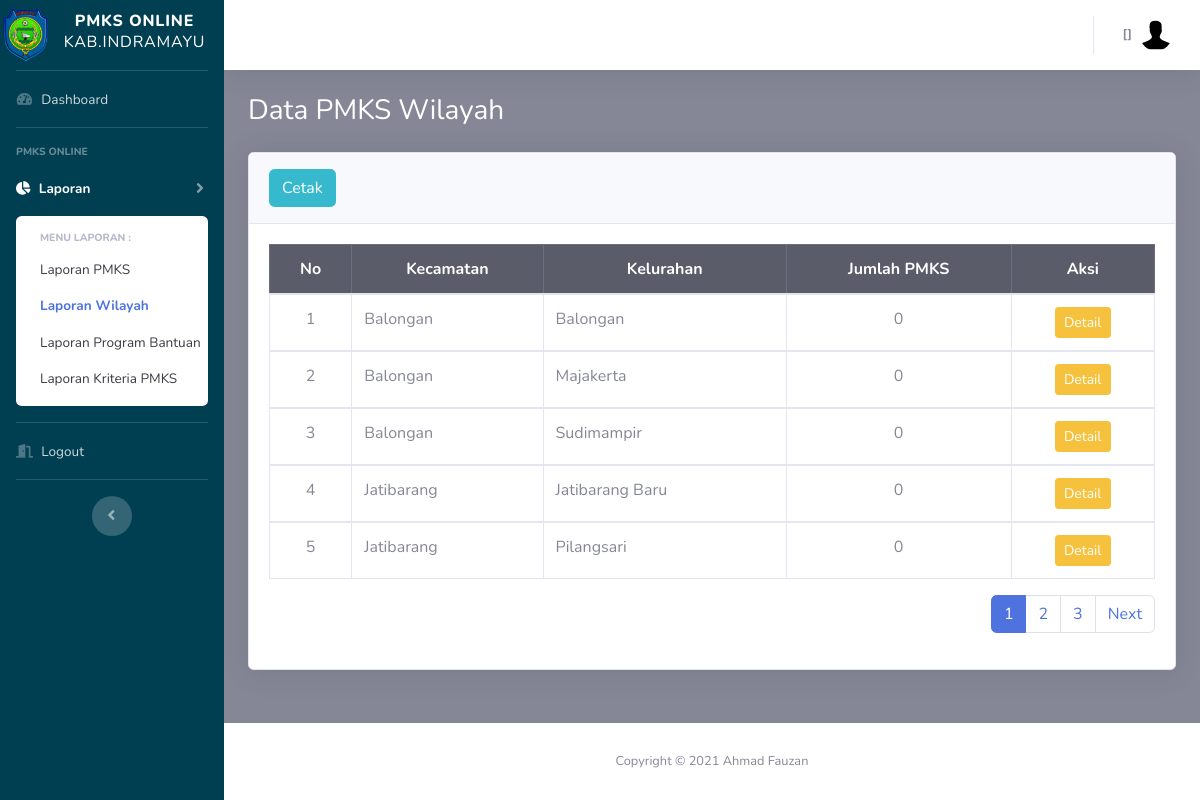
The page /pimpinan/laporan_wil.php on the database its author committed.
### tables this page shows
CREATE TABLE `desa` (
  `id_desa` int(10) NOT NULL,
  `nm_desa` varchar(25) NOT NULL,
  `id_kec` int(11) NOT NULL,
  `is_delete` int(11) NOT NULL,
  `row_edit` int(11) NOT NULL,
  `creator` int(11) NOT NULL,
  `time_input` datetime NOT NULL DEFAULT current_timestamp()
);

CREATE TABLE `kecamatan` (
  `id_kec` int(11) NOT NULL,
  `nm_kec` varchar(20) NOT NULL,
  `is_delete` int(11) NOT NULL,
  `row_edit` int(11) NOT NULL,
  `creator` int(11) NOT NULL,
  `time_input` datetime NOT NULL DEFAULT current_timestamp()
);

### config.php (called while the page is built, shortened)
<?php
	$database = 'pmks';
?>

### functions.php (called while the page is built, shortened)
<?php
function query($query)
{
	include('config.php');
	$result = mysqli_query($koneksi, $query);
	$rows = [];
	while ($row = mysqli_fetch_assoc($result)) {
		$rows[] = $row;
	}
	return $rows;
}

### pimpinan/laporan_wil.php (the view, shortened to what this page needs)
<?php
  include('templetes/sidebar.php');
  include('templetes/topbar.php');
  require_once "../functions.php";
  $jml_DataHalaman = 5;
  $jml_responden = count(query("SELECT a.*,b.id_kec,b.nm_kec,b.is_delete FROM desa a
               INNER JOIN kecamatan b USING (id_kec) WHERE a.is_delete=1 AND b.is_delete=1
               AND a.nm_desa!='Tidak Ada' AND b.nm_kec!='Tidak Ada'
               ORDER BY b.nm_kec ASC"));
  $jml_Halaman = ceil($jml_responden / $jml_DataHalaman);
  $pageAktif = (isset($_GET["page"]) ) ? $_GET["page"] : 1;
  $awaldata = ( $jml_DataHalaman * $pageAktif ) - $jml_DataHalaman;
  $desa=query("SELECT a.*,b.id_kec,b.nm_kec,b.is_delete FROM desa a
               INNER JOIN kecamatan b USING (id_kec) WHERE a.is_delete=1 AND b.is_delete=1
               AND a.nm_desa!='Tidak Ada' AND b.nm_kec!='Tidak Ada'
               ORDER BY b.nm_kec ASC LIMIT $awaldata, $jml_DataHalaman");
?>
        <div class="container-fluid">
          <h1 class="h3 mb-4 text-judul">Data PMKS Wilayah</h1>
              <div class="card shadow mb-2">
                <div class="card-header py-3">
                  <a href="../cetak_wil.php" target="_blank" class="btn btn-info"> Cetak</a>
                </div>
                <div class="card-body">
                <div class="table-responsive">
                <table class="table table-bordered" width="100%" cellspacing="0">
                  <thead class="table-dark">
                    <tr>
                      <th class="text-center">No</th>
                      <th class="text-center">Kecamatan</th>
                      <th class="text-center">Kelurahan</th>
                      <th class="text-center">Jumlah PMKS</th>
                      <th class="text-center">Aksi</th>
                    </tr>
                  </thead>
                  <?php $i=$awaldata+1; ?>
                  <?php foreach ($desa as $row):
                    $id_desa = $row['id_desa'];
                    $jml_pmks = count(query("SELECT a.*,d.is_delete FROM pmks a
                     INNER JOIN kk d USING (id_kk)
                     WHERE a.is_delete = 1 AND d.is_delete = 1 AND a.id_desa=$id_desa"));
                    ?>
                    <tbody>
                      <tr>
                        <td class="text-center"><?=$i;?></td>
                        <td class="text-left"><?=$row['nm_kec'];?></td>
                        <td class="text-left"><?=$row['nm_desa'];?></td>
                        <td class="text-center"><?=$jml_pmks ?></td>
                        <td class="text-center">
                         <a href="laporan_wil_detail.php?id=<?=$id_desa ?>" class="btn btn-warning btn-sm">Detail</a>
                        </td>
                      </tr>
                      <?php $i++;?>
                    <?php endforeach; ?>
                  </tbody>
                </table>
                <nav aria-label="Page navigation example">
                  <ul class="pagination float-right">
                    <?php for ($i=1; $i <= $jml_Halaman; $i++) : ?>
                      <?php if ($i == $pageAktif) : ?>
                        <li class="page-item active"><a class="page-link" href="?page=<?=$i; ?>"><?=$i; ?></a></li>
                        <?php else : ?>
                          <li class="page-item"><a class="page-link" href="?page=<?=$i; ?>"><?=$i; ?></a></li>
                        <?php endif; ?>
                      <?php endfor; ?>
                      <?php if ($pageAktif < $jml_Halaman) : ?>
                        <li class="page-item"><a class="page-link" href="?page=<?=$pageAktif+1; ?>">Next</a></li>
                      <?php endif; ?>
                    </ul>
                  </nav>
                </div>
              </div>
            </div>
        </div>
      </div>
<?php include('templetes/footer.php');?>

### pimpinan/templetes/sidebar.php (style rules this page uses)
.text-judul { color: #ffffff; }

### rows shown on the page
desa: id_kec.nm_kec "Balongan", nm_desa "Balongan", jml_pmks "0"
desa: id_kec.nm_kec "Balongan", nm_desa "Majakerta", jml_pmks "0"
desa: id_kec.nm_kec "Balongan", nm_desa "Sudimampir", jml_pmks "0"
desa: id_kec.nm_kec "Jatibarang", nm_desa "Jatibarang Baru", jml_pmks "0"
desa: id_kec.nm_kec "Jatibarang", nm_desa "Pilangsari", jml_pmks "0"
